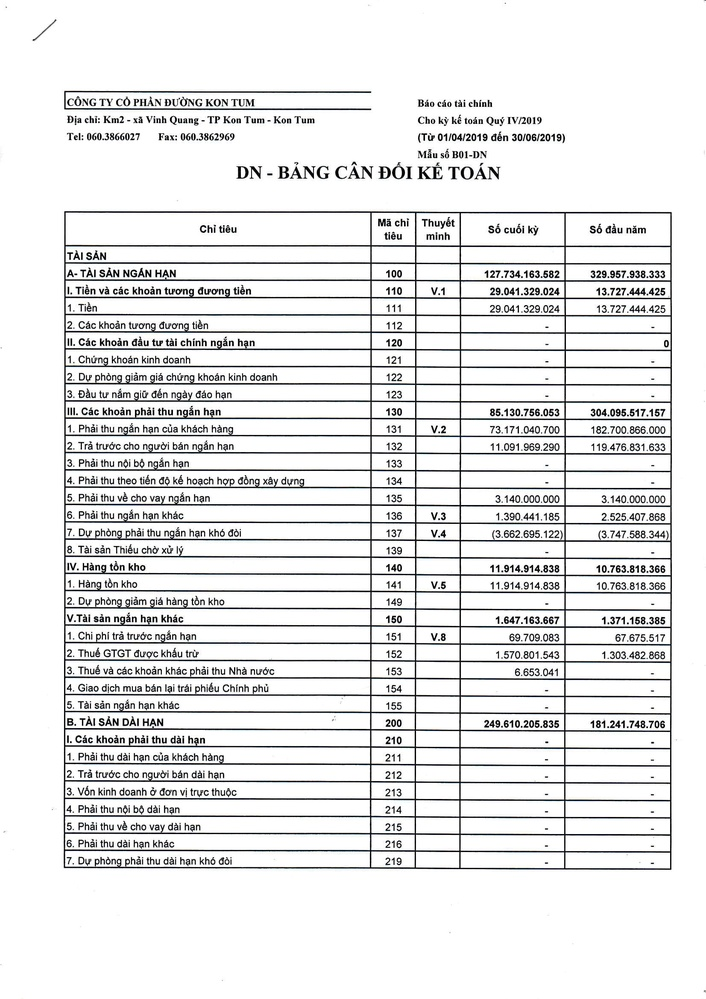
#> input picture test/KTS_Baocaotaichinh_Q4_2019-06.jpg, 706 x 999 px, shrunk from 1653 x 2338 before the run, found by its file name
$ python misc.py
#> lines starting #> are read from the running program, lines starting #| are printed output that depends on the picture; after the words box and inside, x2 and y2 are one past the last pixel; in counts of white or black regions, pixels touching at a corner belong together
import cv2
from matplotlib import pyplot as plt
import numpy as np

a = '/home/andn/PycharmProjects/table_detection/test/KTS_Baocaotaichinh_Q4_2019-06.jpg'
img = cv2.imread(a)
#> img is the input picture: shape (999, 706, 3); mean B, G, R 231.3, 231.1, 230.8
gray = cv2.cvtColor(img,cv2.COLOR_BGR2GRAY)
kernel_size = 5
blur_gray = cv2.GaussianBlur(gray, (kernel_size, kernel_size), 0)
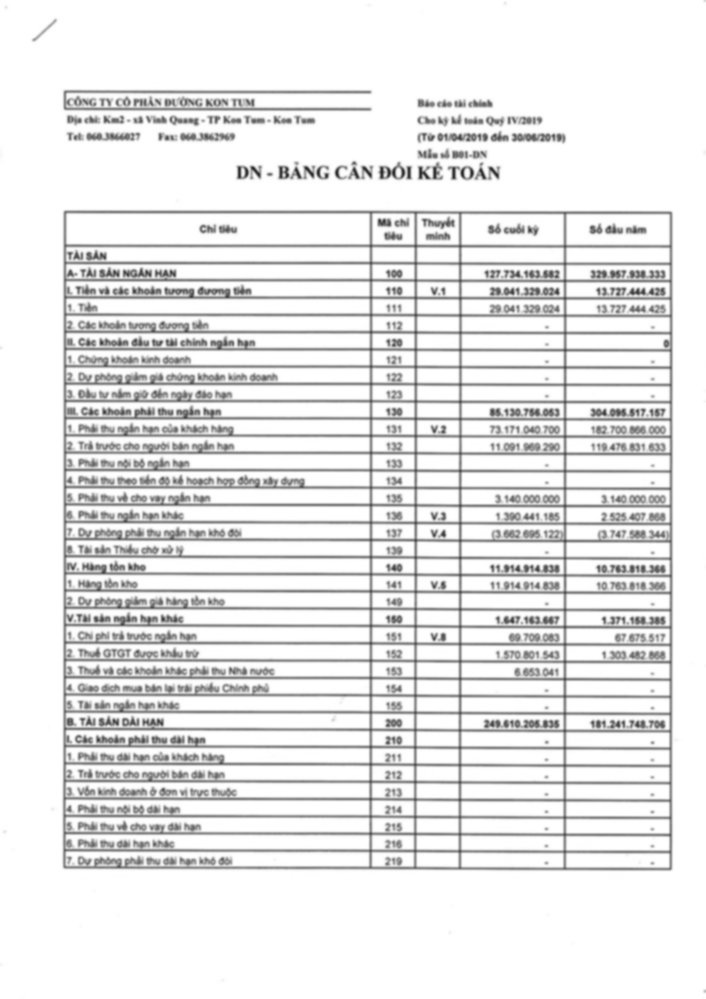
#> blur_gray: shape (999, 706); min 41, max 255, mean 231
cv2.imshow('', blur_gray)
cv2.waitKey(0)
low_threshold = 50
high_threshold = 150
edges = cv2.Canny(blur_gray, low_threshold, high_threshold)
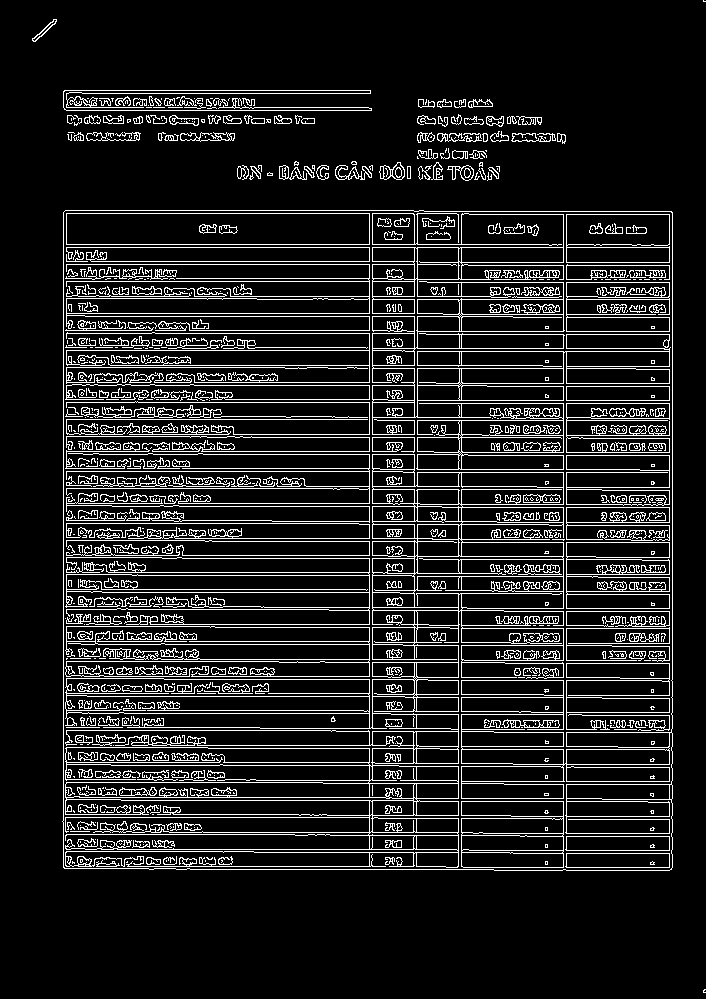
#> edges: shape (999, 706); 12% white in thin lines or dots

rho = 1  # distance resolution in pixels of the Hough grid
theta = np.pi / 180  # angular resolution in radians of the Hough grid
threshold = 15  # minimum number of votes (intersections in Hough grid cell)
min_line_length = 50  # minimum number of pixels making up a line
max_line_gap = 20  # maximum gap in pixels between connectable line segments
line_image = np.copy(img) * 0  # creating a blank to draw lines on
#> line_image: shape (999, 706, 3); every value is 0

# Run Hough on edge detected image
# Output "lines" is an array containing endpoints of detected line segments
lines = cv2.HoughLinesP(edges, rho, theta, threshold, np.array([]),
                        min_line_length, max_line_gap)
#> lines = 921 rows, first 6: [672, 867, 672, 212], [563, 869, 563, 211], [63, 867, 63, 212], [458, 869, 458, 211], [414, 869, 414, 211], [369, 869, 369, 210]

for line in lines:
    for x1, y1, x2, y2 in line:
        cv2.line(img, (x1, y1), (x2, y2), (255, 0, 0), 1)
#> this loop made 921 passes
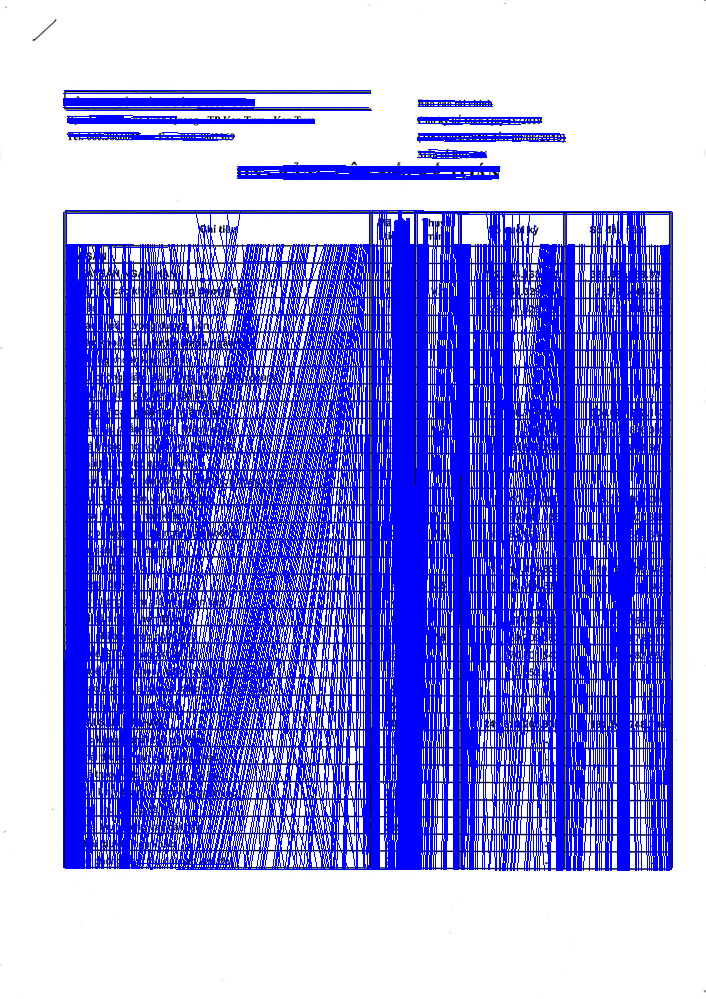
#> img: shape (999, 706, 3); mean B, G, R 246.8, 146.9, 146.8
# [5 lines of commented-out code are left out]
cv2.imshow('', img)
cv2.waitKey(0)
